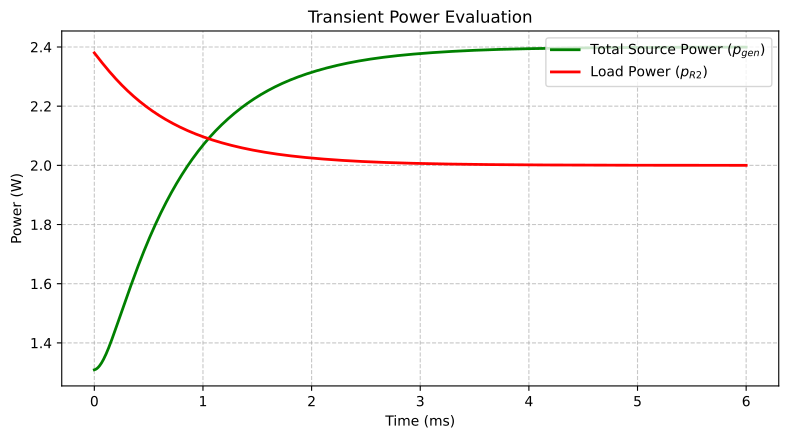

Write Python code to recreate this figure.
# =====================================================================
# 1. IMPORT LABELS & LIBRARIES
# =====================================================================
import numpy as np
import matplotlib.pyplot as plt
from scipy.integrate import solve_ivp

# =====================================================================
# 2. CIRCUIT PARAMETERS AND INITIAL CONDITIONS (t = 0-)
# =====================================================================
V_s = 12.0
R1 = 10.0
L1 = 0.001
C1 = 0.0001
R2_initial = 100.0
R2_final = 50.0  

# Steady-state initial conditions just before switching (t=0-)
v3_0 = (R2_initial / (R1 + R2_initial)) * V_s  
iL_0 = V_s / (R1 + R2_initial)                 
x0 = [v3_0, iL_0]

# =====================================================================
# 3. CIRCUIT DYNAMICS AND NUMERICAL RESOLUTION (t >= 0)
# =====================================================================
def circuit_dynamics_after_switch(t, x):
    v3, i_L = x[0], x[1]
    dv3_dt = (i_L - v3 / R2_final) / C1
    di_L_dt = (V_s - R1 * i_L - v3) / L1
    return [dv3_dt, di_L_dt]

# Simulation time window (0 to 6 milliseconds)
t_span = (0, 0.006)
t_eval = np.linspace(t_span[0], t_span[1], 1000)

# Numerical ODE resolution
sol = solve_ivp(circuit_dynamics_after_switch, t_span, x0, t_eval=t_eval, method='Radau')

# Data extraction
t_ms = sol.t * 1000
v3_sim = sol.y[0]
iL_sim = sol.y[1]

# =====================================================================
# 4. TRANSIENT POWER CALCULATIONS
# =====================================================================
p_total = V_s * iL_sim
p_R2 = (v3_sim ** 2) / R2_final

# =====================================================================
# 5. PLOTTING BLOCK (POWERS ONLY - ENGLISH LABELS)
# =====================================================================
fig, ax = plt.subplots(figsize=(8, 4.5))

# Power transient curves
ax.plot(t_ms, p_total, 'g-', lw=2, label='Total Source Power ($p_{gen}$)')
ax.plot(t_ms, p_R2, 'r-', lw=2, label='Load Power ($p_{R2}$)')

# Axis layout and scientific labeling
ax.set_xlabel('Time (ms)')
ax.set_ylabel('Power (W)')
ax.set_title('Transient Power Evaluation')
ax.grid(True, linestyle='--', alpha=0.7)
ax.legend(loc='upper right')

plt.tight_layout()
plt.savefig('script6_powers_publication.pdf', format='pdf', bbox_inches='tight')
plt.show()
